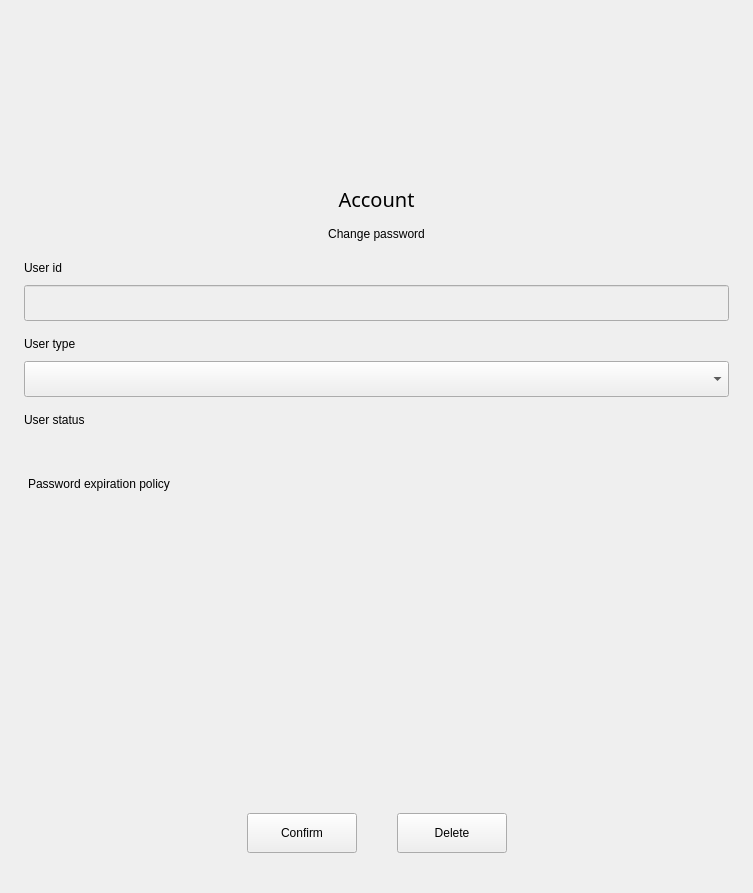
<?xml version="1.0" encoding="UTF-8"?>
<ui version="4.0">
 <class>UserInfoPage</class>
 <widget class="QWidget" name="UserInfoPage">
  <property name="geometry">
   <rect>
    <x>0</x>
    <y>0</y>
    <width>753</width>
    <height>893</height>
   </rect>
  </property>
  <property name="windowTitle">
   <string>Form</string>
  </property>
  <layout class="QVBoxLayout" name="verticalLayout">
   <property name="spacing">
    <number>0</number>
   </property>
   <property name="sizeConstraint">
    <enum>QLayout::SetMinimumSize</enum>
   </property>
   <property name="leftMargin">
    <number>24</number>
   </property>
   <property name="topMargin">
    <number>0</number>
   </property>
   <property name="rightMargin">
    <number>24</number>
   </property>
   <property name="bottomMargin">
    <number>0</number>
   </property>
   <item>
    <widget class="QStackedWidget" name="stackedWidget">
     <property name="sizePolicy">
      <sizepolicy hsizetype="Preferred" vsizetype="Preferred">
       <horstretch>0</horstretch>
       <verstretch>0</verstretch>
      </sizepolicy>
     </property>
     <property name="minimumSize">
      <size>
       <width>0</width>
       <height>200</height>
      </size>
     </property>
     <property name="currentIndex">
      <number>0</number>
     </property>
     <widget class="QWidget" name="page_userInfo">
      <layout class="QVBoxLayout" name="verticalLayout_2">
       <property name="spacing">
        <number>0</number>
       </property>
       <property name="sizeConstraint">
        <enum>QLayout::SetMinimumSize</enum>
       </property>
       <property name="leftMargin">
        <number>0</number>
       </property>
       <property name="topMargin">
        <number>0</number>
       </property>
       <property name="rightMargin">
        <number>0</number>
       </property>
       <property name="bottomMargin">
        <number>0</number>
       </property>
       <item>
        <spacer name="verticalSpacer">
         <property name="orientation">
          <enum>Qt::Vertical</enum>
         </property>
         <property name="sizeType">
          <enum>QSizePolicy::Fixed</enum>
         </property>
         <property name="sizeHint" stdset="0">
          <size>
           <width>20</width>
           <height>25</height>
          </size>
         </property>
        </spacer>
       </item>
       <item alignment="Qt::AlignHCenter">
        <widget class="UserAvatarWidget" name="avatar" native="true">
         <property name="sizePolicy">
          <sizepolicy hsizetype="Fixed" vsizetype="Fixed">
           <horstretch>0</horstretch>
           <verstretch>0</verstretch>
          </sizepolicy>
         </property>
         <property name="minimumSize">
          <size>
           <width>150</width>
           <height>150</height>
          </size>
         </property>
         <property name="maximumSize">
          <size>
           <width>150</width>
           <height>150</height>
          </size>
         </property>
        </widget>
       </item>
       <item>
        <spacer name="verticalSpacer_1">
         <property name="orientation">
          <enum>Qt::Vertical</enum>
         </property>
         <property name="sizeType">
          <enum>QSizePolicy::Fixed</enum>
         </property>
         <property name="sizeHint" stdset="0">
          <size>
           <width>20</width>
           <height>10</height>
          </size>
         </property>
        </spacer>
       </item>
       <item>
        <widget class="QLabel" name="label_name">
         <property name="font">
          <font>
           <family>Noto Sans CJK TC Light</family>
           <pointsize>15</pointsize>
          </font>
         </property>
         <property name="styleSheet">
          <string notr="true"/>
         </property>
         <property name="text">
          <string>Account</string>
         </property>
         <property name="alignment">
          <set>Qt::AlignCenter</set>
         </property>
        </widget>
       </item>
       <item>
        <spacer name="verticalSpacer_4">
         <property name="orientation">
          <enum>Qt::Vertical</enum>
         </property>
         <property name="sizeType">
          <enum>QSizePolicy::Fixed</enum>
         </property>
         <property name="sizeHint" stdset="0">
          <size>
           <width>20</width>
           <height>10</height>
          </size>
         </property>
        </spacer>
       </item>
       <item alignment="Qt::AlignHCenter">
        <widget class="KiranPushButton" name="btn_changePasswd">
         <property name="styleSheet">
          <string notr="true"/>
         </property>
         <property name="text">
          <string>Change password</string>
         </property>
         <property name="flat">
          <bool>true</bool>
         </property>
        </widget>
       </item>
       <item>
        <spacer name="verticalSpacer_5">
         <property name="orientation">
          <enum>Qt::Vertical</enum>
         </property>
         <property name="sizeType">
          <enum>QSizePolicy::Fixed</enum>
         </property>
         <property name="sizeHint" stdset="0">
          <size>
           <width>20</width>
           <height>16</height>
          </size>
         </property>
        </spacer>
       </item>
       <item>
        <widget class="QLabel" name="label_userID">
         <property name="text">
          <string>User id</string>
         </property>
        </widget>
       </item>
       <item>
        <spacer name="verticalSpacer_6">
         <property name="orientation">
          <enum>Qt::Vertical</enum>
         </property>
         <property name="sizeType">
          <enum>QSizePolicy::Fixed</enum>
         </property>
         <property name="sizeHint" stdset="0">
          <size>
           <width>20</width>
           <height>10</height>
          </size>
         </property>
        </spacer>
       </item>
       <item>
        <widget class="QLineEdit" name="edit_userID">
         <property name="enabled">
          <bool>false</bool>
         </property>
         <property name="minimumSize">
          <size>
           <width>0</width>
           <height>36</height>
          </size>
         </property>
         <property name="maximumSize">
          <size>
           <width>16777215</width>
           <height>36</height>
          </size>
         </property>
        </widget>
       </item>
       <item>
        <spacer name="verticalSpacer_7">
         <property name="orientation">
          <enum>Qt::Vertical</enum>
         </property>
         <property name="sizeType">
          <enum>QSizePolicy::Fixed</enum>
         </property>
         <property name="sizeHint" stdset="0">
          <size>
           <width>20</width>
           <height>16</height>
          </size>
         </property>
        </spacer>
       </item>
       <item>
        <widget class="QLabel" name="label_userType">
         <property name="text">
          <string>User type</string>
         </property>
        </widget>
       </item>
       <item>
        <spacer name="verticalSpacer_8">
         <property name="orientation">
          <enum>Qt::Vertical</enum>
         </property>
         <property name="sizeType">
          <enum>QSizePolicy::Fixed</enum>
         </property>
         <property name="sizeHint" stdset="0">
          <size>
           <width>20</width>
           <height>10</height>
          </size>
         </property>
        </spacer>
       </item>
       <item>
        <widget class="QComboBox" name="combo_userType">
         <property name="sizePolicy">
          <sizepolicy hsizetype="Expanding" vsizetype="Fixed">
           <horstretch>0</horstretch>
           <verstretch>0</verstretch>
          </sizepolicy>
         </property>
         <property name="minimumSize">
          <size>
           <width>0</width>
           <height>36</height>
          </size>
         </property>
         <property name="maximumSize">
          <size>
           <width>16777215</width>
           <height>36</height>
          </size>
         </property>
        </widget>
       </item>
       <item>
        <spacer name="verticalSpacer_9">
         <property name="orientation">
          <enum>Qt::Vertical</enum>
         </property>
         <property name="sizeType">
          <enum>QSizePolicy::Fixed</enum>
         </property>
         <property name="sizeHint" stdset="0">
          <size>
           <width>20</width>
           <height>16</height>
          </size>
         </property>
        </spacer>
       </item>
       <item>
        <widget class="QLabel" name="label_userStatus">
         <property name="text">
          <string>User status</string>
         </property>
        </widget>
       </item>
       <item>
        <layout class="QHBoxLayout" name="layout_userStatusSwitch">
         <property name="spacing">
          <number>0</number>
         </property>
         <property name="topMargin">
          <number>10</number>
         </property>
         <item>
          <spacer name="horizontalSpacer_9">
           <property name="orientation">
            <enum>Qt::Horizontal</enum>
           </property>
           <property name="sizeHint" stdset="0">
            <size>
             <width>40</width>
             <height>20</height>
            </size>
           </property>
          </spacer>
         </item>
        </layout>
       </item>
       <item>
        <spacer name="verticalSpacer_11">
         <property name="orientation">
          <enum>Qt::Vertical</enum>
         </property>
         <property name="sizeType">
          <enum>QSizePolicy::Fixed</enum>
         </property>
         <property name="sizeHint" stdset="0">
          <size>
           <width>20</width>
           <height>16</height>
          </size>
         </property>
        </spacer>
       </item>
       <item alignment="Qt::AlignLeft|Qt::AlignVCenter">
        <widget class="KiranPushButton" name="btn_passwdExpirationPolicy">
         <property name="styleSheet">
          <string notr="true"/>
         </property>
         <property name="text">
          <string>Password expiration policy</string>
         </property>
         <property name="flat">
          <bool>true</bool>
         </property>
        </widget>
       </item>
       <item>
        <spacer name="verticalSpacer_3">
         <property name="orientation">
          <enum>Qt::Vertical</enum>
         </property>
         <property name="sizeHint" stdset="0">
          <size>
           <width>20</width>
           <height>40</height>
          </size>
         </property>
        </spacer>
       </item>
       <item>
        <layout class="QHBoxLayout" name="userInfo_row_10">
         <property name="spacing">
          <number>0</number>
         </property>
         <property name="topMargin">
          <number>0</number>
         </property>
         <property name="bottomMargin">
          <number>0</number>
         </property>
         <item>
          <spacer name="horizontalSpacer_12">
           <property name="orientation">
            <enum>Qt::Horizontal</enum>
           </property>
           <property name="sizeHint" stdset="0">
            <size>
             <width>40</width>
             <height>20</height>
            </size>
           </property>
          </spacer>
         </item>
         <item>
          <widget class="AnimationPushButton" name="btn_saveProperty">
           <property name="sizePolicy">
            <sizepolicy hsizetype="Fixed" vsizetype="Fixed">
             <horstretch>0</horstretch>
             <verstretch>0</verstretch>
            </sizepolicy>
           </property>
           <property name="minimumSize">
            <size>
             <width>110</width>
             <height>40</height>
            </size>
           </property>
           <property name="maximumSize">
            <size>
             <width>110</width>
             <height>40</height>
            </size>
           </property>
           <property name="text">
            <string>Confirm</string>
           </property>
          </widget>
         </item>
         <item>
          <spacer name="horizontalSpacer_11">
           <property name="orientation">
            <enum>Qt::Horizontal</enum>
           </property>
           <property name="sizeType">
            <enum>QSizePolicy::Fixed</enum>
           </property>
           <property name="sizeHint" stdset="0">
            <size>
             <width>40</width>
             <height>20</height>
            </size>
           </property>
          </spacer>
         </item>
         <item>
          <widget class="AnimationPushButton" name="btn_deleteUser">
           <property name="sizePolicy">
            <sizepolicy hsizetype="Fixed" vsizetype="Fixed">
             <horstretch>0</horstretch>
             <verstretch>0</verstretch>
            </sizepolicy>
           </property>
           <property name="minimumSize">
            <size>
             <width>110</width>
             <height>40</height>
            </size>
           </property>
           <property name="maximumSize">
            <size>
             <width>110</width>
             <height>40</height>
            </size>
           </property>
           <property name="text">
            <string>Delete</string>
           </property>
          </widget>
         </item>
         <item>
          <spacer name="horizontalSpacer_13">
           <property name="orientation">
            <enum>Qt::Horizontal</enum>
           </property>
           <property name="sizeHint" stdset="0">
            <size>
             <width>40</width>
             <height>20</height>
            </size>
           </property>
          </spacer>
         </item>
        </layout>
       </item>
       <item>
        <spacer name="verticalSpacer_12">
         <property name="orientation">
          <enum>Qt::Vertical</enum>
         </property>
         <property name="sizeType">
          <enum>QSizePolicy::Fixed</enum>
         </property>
         <property name="sizeHint" stdset="0">
          <size>
           <width>20</width>
           <height>40</height>
          </size>
         </property>
        </spacer>
       </item>
      </layout>
     </widget>
     <widget class="QWidget" name="page_changePasswd">
      <layout class="QVBoxLayout" name="verticalLayout_3">
       <property name="spacing">
        <number>0</number>
       </property>
       <property name="leftMargin">
        <number>0</number>
       </property>
       <property name="topMargin">
        <number>0</number>
       </property>
       <property name="rightMargin">
        <number>0</number>
       </property>
       <property name="bottomMargin">
        <number>0</number>
       </property>
       <item>
        <widget class="QWidget" name="passwd_row_1" native="true">
         <layout class="QHBoxLayout" name="layout_passwd_row_1">
          <property name="spacing">
           <number>0</number>
          </property>
          <property name="leftMargin">
           <number>0</number>
          </property>
          <property name="topMargin">
           <number>16</number>
          </property>
          <property name="rightMargin">
           <number>0</number>
          </property>
          <property name="bottomMargin">
           <number>0</number>
          </property>
          <item>
           <widget class="QLabel" name="label_curPasswd">
            <property name="text">
             <string>Current password</string>
            </property>
           </widget>
          </item>
         </layout>
        </widget>
       </item>
       <item>
        <widget class="QWidget" name="passwd_row_2" native="true">
         <layout class="QHBoxLayout" name="layout_passwd_row_2">
          <property name="spacing">
           <number>0</number>
          </property>
          <property name="leftMargin">
           <number>0</number>
          </property>
          <property name="topMargin">
           <number>10</number>
          </property>
          <property name="rightMargin">
           <number>0</number>
          </property>
          <property name="bottomMargin">
           <number>0</number>
          </property>
          <item>
           <widget class="LineEditWithCheckIcon" name="editcheck_curpasswd" native="true">
            <property name="sizePolicy">
             <sizepolicy hsizetype="Preferred" vsizetype="Fixed">
              <horstretch>0</horstretch>
              <verstretch>0</verstretch>
             </sizepolicy>
            </property>
            <property name="minimumSize">
             <size>
              <width>0</width>
              <height>36</height>
             </size>
            </property>
            <property name="maximumSize">
             <size>
              <width>16777215</width>
              <height>40</height>
             </size>
            </property>
            <property name="accessibleName">
             <string>EditCurrentPasswd</string>
            </property>
           </widget>
          </item>
         </layout>
        </widget>
       </item>
       <item>
        <layout class="QHBoxLayout" name="passwd_row_3">
         <property name="spacing">
          <number>0</number>
         </property>
         <property name="topMargin">
          <number>16</number>
         </property>
         <item>
          <widget class="QLabel" name="label_newPassswd">
           <property name="text">
            <string>New password</string>
           </property>
          </widget>
         </item>
        </layout>
       </item>
       <item>
        <layout class="QHBoxLayout" name="passwd_row_4">
         <property name="spacing">
          <number>0</number>
         </property>
         <property name="topMargin">
          <number>10</number>
         </property>
         <item>
          <widget class="LineEditWithCheckIcon" name="editcheck_newPasswd" native="true">
           <property name="sizePolicy">
            <sizepolicy hsizetype="Preferred" vsizetype="Fixed">
             <horstretch>0</horstretch>
             <verstretch>0</verstretch>
            </sizepolicy>
           </property>
           <property name="minimumSize">
            <size>
             <width>0</width>
             <height>36</height>
            </size>
           </property>
           <property name="maximumSize">
            <size>
             <width>16777215</width>
             <height>40</height>
            </size>
           </property>
           <property name="accessibleName">
            <string>EditNewPasswd</string>
           </property>
          </widget>
         </item>
        </layout>
       </item>
       <item>
        <layout class="QHBoxLayout" name="passwd_row_5">
         <property name="spacing">
          <number>0</number>
         </property>
         <property name="topMargin">
          <number>16</number>
         </property>
         <item>
          <widget class="QLabel" name="label_confirmPasswd">
           <property name="text">
            <string>Enter the new password again</string>
           </property>
          </widget>
         </item>
        </layout>
       </item>
       <item>
        <layout class="QHBoxLayout" name="passwd_row_6">
         <property name="spacing">
          <number>0</number>
         </property>
         <property name="topMargin">
          <number>10</number>
         </property>
         <item>
          <widget class="LineEditWithCheckIcon" name="editcheck_confirmPasswd" native="true">
           <property name="sizePolicy">
            <sizepolicy hsizetype="Preferred" vsizetype="Fixed">
             <horstretch>0</horstretch>
             <verstretch>0</verstretch>
            </sizepolicy>
           </property>
           <property name="minimumSize">
            <size>
             <width>0</width>
             <height>36</height>
            </size>
           </property>
           <property name="maximumSize">
            <size>
             <width>16777215</width>
             <height>40</height>
            </size>
           </property>
           <property name="accessibleName">
            <string>EditNewPasswdAgain</string>
           </property>
          </widget>
         </item>
        </layout>
       </item>
       <item>
        <spacer name="verticalSpacer_2">
         <property name="orientation">
          <enum>Qt::Vertical</enum>
         </property>
         <property name="sizeHint" stdset="0">
          <size>
           <width>20</width>
           <height>40</height>
          </size>
         </property>
        </spacer>
       </item>
       <item>
        <layout class="QHBoxLayout" name="passwd_row_7">
         <property name="spacing">
          <number>0</number>
         </property>
         <property name="bottomMargin">
          <number>40</number>
         </property>
         <item>
          <spacer name="horizontalSpacer_15">
           <property name="orientation">
            <enum>Qt::Horizontal</enum>
           </property>
           <property name="sizeHint" stdset="0">
            <size>
             <width>40</width>
             <height>20</height>
            </size>
           </property>
          </spacer>
         </item>
         <item>
          <widget class="AnimationPushButton" name="btn_savePasswd">
           <property name="sizePolicy">
            <sizepolicy hsizetype="Fixed" vsizetype="Fixed">
             <horstretch>0</horstretch>
             <verstretch>0</verstretch>
            </sizepolicy>
           </property>
           <property name="minimumSize">
            <size>
             <width>110</width>
             <height>40</height>
            </size>
           </property>
           <property name="maximumSize">
            <size>
             <width>110</width>
             <height>40</height>
            </size>
           </property>
           <property name="accessibleName">
            <string>EditPasswdSave</string>
           </property>
           <property name="text">
            <string>Save</string>
           </property>
          </widget>
         </item>
         <item>
          <spacer name="horizontalSpacer_14">
           <property name="orientation">
            <enum>Qt::Horizontal</enum>
           </property>
           <property name="sizeType">
            <enum>QSizePolicy::Fixed</enum>
           </property>
           <property name="sizeHint" stdset="0">
            <size>
             <width>40</width>
             <height>20</height>
            </size>
           </property>
          </spacer>
         </item>
         <item>
          <widget class="QPushButton" name="btn_cancel">
           <property name="sizePolicy">
            <sizepolicy hsizetype="Fixed" vsizetype="Fixed">
             <horstretch>0</horstretch>
             <verstretch>0</verstretch>
            </sizepolicy>
           </property>
           <property name="minimumSize">
            <size>
             <width>110</width>
             <height>40</height>
            </size>
           </property>
           <property name="maximumSize">
            <size>
             <width>110</width>
             <height>40</height>
            </size>
           </property>
           <property name="accessibleName">
            <string>EditPasswdCancel</string>
           </property>
           <property name="text">
            <string>Cancel</string>
           </property>
          </widget>
         </item>
         <item>
          <spacer name="horizontalSpacer_16">
           <property name="orientation">
            <enum>Qt::Horizontal</enum>
           </property>
           <property name="sizeHint" stdset="0">
            <size>
             <width>40</width>
             <height>20</height>
            </size>
           </property>
          </spacer>
         </item>
        </layout>
       </item>
      </layout>
     </widget>
    </widget>
   </item>
  </layout>
 </widget>
 <customwidgets>
  <customwidget>
   <class>UserAvatarWidget</class>
   <extends>QWidget</extends>
   <header location="global">user-avatar-widget.h</header>
   <container>1</container>
  </customwidget>
  <customwidget>
   <class>LineEditWithCheckIcon</class>
   <extends>QWidget</extends>
   <header location="global">lineedit-with-checkicon/lineedit-with-checkicon.h</header>
   <container>1</container>
  </customwidget>
  <customwidget>
   <class>AnimationPushButton</class>
   <extends>QPushButton</extends>
   <header location="global">animation-push-button/animation-push-button.h</header>
  </customwidget>
  <customwidget>
   <class>KiranPushButton</class>
   <extends>QPushButton</extends>
   <header location="global">kiran-push-button.h</header>
  </customwidget>
 </customwidgets>
 <resources/>
 <connections/>
</ui>
